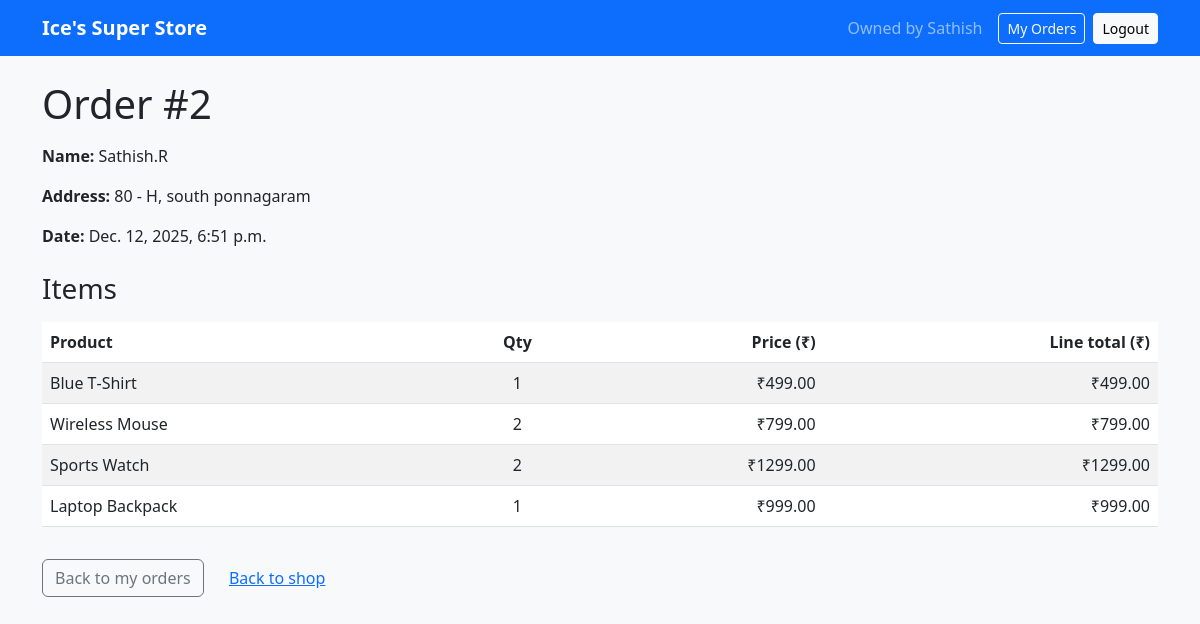
The app's page /my-orders/2/ (signed in) with its own data.
### store/models.py (models this page shows, shortened)
class Order(models.Model):
    user = models.ForeignKey(User, on_delete=models.CASCADE, null=True, blank=True)
    full_name = models.CharField(max_length=100)
    address = models.TextField()
    phone = models.CharField(max_length=15, blank=True)
    payment_method = models.CharField(max_length=20, default='cash')
    total = models.DecimalField(max_digits=10, decimal_places=2, default=0)
    created_at = models.DateTimeField(auto_now_add=True)

class OrderItem(models.Model):
    order = models.ForeignKey(Order, on_delete=models.CASCADE)
    product = models.ForeignKey(Product, on_delete=models.CASCADE)
    quantity = models.PositiveIntegerField()
    price = models.DecimalField(max_digits=8, decimal_places=2)

class Product(models.Model):
    name = models.CharField(max_length=100)
    price = models.DecimalField(max_digits=8, decimal_places=2)
    description = models.TextField(blank=True)

### store/views.py (the view)
# urls.py: path('my-orders/<int:pk>/', views.order_detail, name='order_detail'),
@login_required(login_url='login')
def order_detail(request, pk):
    order = get_object_or_404(Order, pk=pk, user=request.user)
    items = OrderItem.objects.filter(order=order)
    return render(request, 'store/order_detail.html', {'order': order, 'items': items})

### store/templates/store/order_detail.html (shortened to what this page needs)
{% extends "store/base.html" %}
{% block content %}
<h1 class="mb-3">Order #{{ order.id }}</h1>
<div class="mb-3">
    <p><strong>Name:</strong> {{ order.full_name }}</p>
    <p><strong>Address:</strong> {{ order.address }}</p>
    <p><strong>Date:</strong> {{ order.created_at }}</p>
</div>
<h3 class="mt-4 mb-3">Items</h3>
<div class="table-responsive">
    <table class="table table-striped align-middle">
        <thead>
            <tr>
                <th>Product</th>
                <th class="text-center">Qty</th>
                <th class="text-end">Price (₹)</th>
                <th class="text-end">Line total (₹)</th>
            </tr>
        </thead>
        <tbody>
            {% for item in items %}
            <tr>
                <td>{{ item.product.name }}</td>
                <td class="text-center">{{ item.quantity }}</td>
                <td class="text-end">₹{{ item.price }}</td>
                <td class="text-end">₹{{ item.price }}</td>
            </tr>
            {% endfor %}
        </tbody>
    </table>
</div>
<a href="{% url 'my_orders' %}" class="btn btn-outline-secondary mt-3">
    Back to my orders
</a>
<a href="{% url 'product_list' %}" class="btn btn-link mt-3 ms-2">
    Back to shop
</a>
{% endblock %}

### records on screen
Order: id "2", full_name "Sathish.R", address "80 - H, south ponnagaram", created_at "Dec. 12, 2025, 6:51 p.m."
OrderItem: product.name "Blue T‑Shirt", quantity "1", price "499.00"
OrderItem: product.name "Wireless Mouse", quantity "2", price "799.00"
OrderItem: product.name "Sports Watch", quantity "2", price "1299.00"
OrderItem: product.name "Laptop Backpack", quantity "1", price "999.00"
